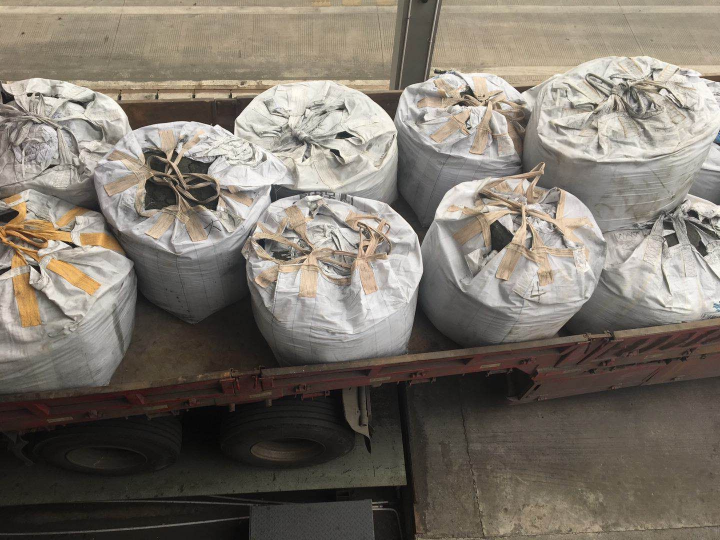
#> input picture 7几何变换/img2.jpg, 1440 x 1080 px (shown at 1/2 size)
$ python untitled0.py
#> lines starting #> are read from the running program, lines starting #| are printed output that depends on the picture
# -*- coding: utf-8 -*-
"""
Created on Thu Apr 18 22:34:41 2019

@author: dell
"""

##拓展缩放
#import cv2
#import numpy as np
#img=cv2.imread('5.jpg')#正常图片是宽度*高度  y*x   600*561   导入为x*y，561*600
##height,width=img.shape[:2]
##res=cv2.resize(img,(2*width,2*height),interpolation=cv2.INTER_CUBIC)
##or
#res=cv2.resize(img,None,fx=2,fy=2,interpolation=cv2.INTER_AREA) #None原本是输出图像尺寸，但因为设置了缩放因子，可以这里是None
## =============================================================================
## https://blog.csdn.net/jningwei/article/details/78822026
## =============================================================================
#while(1):
#    cv2.imshow('res',res)
#    cv2.imshow('img',img)
#    if cv2.waitKey(1)==27:
#        break
#cv2.destroyAllWindows()

##平移
# =============================================================================
# 平移就是对一个对象换一个位置，如果要沿着（x,y）方向移动，移动距离是（tx,ty）,你可以
# 以下面的方式构建移动矩阵
#
#   M=[1 0 tx
#      0 1 ty]
#可以用numpy数组构建这个矩阵，数据类型是np.float32，然后把它传给cv2.warpAffine()
# =============================================================================
#移动（100，50）像素
#import cv2
#import numpy as np
#import matplotlib.pyplot as plt
#
#img = cv2.imread('3.jpg')
#H = np.float32([[1,0,100],[0,1,50]])
#rows,cols = img.shape[:2]
#res = cv2.warpAffine(img,H,(cols,rows)) #需要图像、变换矩阵、变换后的大小
## =============================================================================
## https://blog.csdn.net/qq878594585/article/details/81838260
## =============================================================================
#plt.subplot(121)
#plt.imshow(img)
#plt.subplot(122)
#plt.imshow(res)

#旋转
# =============================================================================
#  对一个图像旋转θ，需要用到下面这个形式的旋转矩阵
#  M=[cosθ -sinθ
#     sinθ  cosθ]
#  但是openCv允许你在任意地方进行旋转，但是旋转矩阵的形式应该修改为
#   [a β （1-a）*center.x-β*center.y
#   -β a  β*center.x+(1-a)*center.x ]
#   其中 a=scale*cosθ
#        β=scale*sinθ
#为了构建这个旋转矩阵，openCv提供来一个函数
#   cv2.getRotationMatrix2D
#下面是不缩放的情况下，将图像旋转90°
# =============================================================================
#import cv2
#import numpy as np
#img=cv2.imread('3.jpg')
#rows,cols=img.shape[:2]
##构造2维旋转矩阵
#M=cv2.getRotationMatrix2D((cols/2,rows/2),45,1)#第一个参数为旋转中心（注意宽高（1778*1000）用imread导入后边成一个数组（1000行*1778列）），其中心要以1000*1778来计算，即cols/2,rows/2
##第二个参数为旋转角度 #第三个为旋转后的缩放因子
#dst1=cv2.warpAffine(img,M,(cols,rows))
#dst2=cv2.warpAffine(img,M,(2*cols,2*rows))
##第一个为输入图片。第二个为矩阵。第三个为输出的dst的尺寸大小
#while(1):
#    cv2.imshow('1',dst1)
#    cv2.imshow('2',dst2)
#    if cv2.waitKey(1)==27:
#        break
#cv2.destroyAllWindows()


#仿射变换
# =============================================================================
# 在仿射变化中，原图中所有的平行线在结果图像中同样平行，为了创建这个矩阵，我们需要从
#原图中找到三个点以及他们在输出图像中的位置，然后
#   cv2.getAffineTransform会创建一个2*3的矩阵，最后这个矩阵会被传给函数
#   cv2.warpAffine
# =============================================================================
#
#import cv2
#import numpy as np
#from matplotlib import pyplot as plt
#img=cv2.imread('3.jpg')
#rows,cols=img.shape[:2]
#pst1=np.float32([[0,0],[0,rows-1],[cols-1,0]])
#pst2=np.float32([[100,100],[200,900],[1250,100]])
## =============================================================================
## https://www.bilibili.com/video/av28729801/?p=11
## =============================================================================
#M=cv2.getAffineTransform(pst1,pst2)
#
#dst=cv2.warpAffine(img,M,(cols,rows))
#plt.subplot(121),plt.imshow(img),plt.title('input')
#plt.subplot(122),plt.imshow(dst),plt.title('output')

#透视变换
# =============================================================================
# 对于视角变换，我们需要一个3*3变换矩阵，在变换前后直线还是直线，要构建这个变换矩阵，
# 需要在输入图像上找4个点，以及他们在输出图像上对应 的位置，这四个点任意三个点都不能共线
# 这个变换矩阵可以由  cv2.getPerspectiveTransform()构建
# 然后把这个矩阵传给函数cv2.warpPerspective
# =============================================================================
# =============================================================================
# https://www.imooc.com/article/27535  应用实例
# =============================================================================
# =============================================================================
# =============================================================================
# 哎，搞了一个半小时，一个手动取4个点（左上右上左下右下顺序），然后将二维码摆正或者ppt?
# =============================================================================
import cv2
import numpy as np
from matplotlib import pyplot as plt
global a
a=[]
img = cv2.imread('img2.jpg')
#> img is the input picture: shape (1080, 1440, 3); mean B, G, R 107.6, 117.3, 124.5
 #print img.shape

def on_EVENT_LBUTTONDOWN(event, x, y, flags, param):
     if event == cv2.EVENT_LBUTTONDOWN:
           xy = "(%d,%d)" % (x, y) #定义xy 为一个字符串“（x，y）”
           print(xy)
           a.append(x)
           a.append(y)
           cv2.circle(img, (x, y), 1, (255, 0, 0), thickness = -1)
           cv2.putText(img, xy, (x, y), cv2.FONT_HERSHEY_PLAIN,
                       1.0, (0,0,0), thickness = 1)
           cv2.imshow("image", img)

cv2.namedWindow("image",0)
cv2.setMouseCallback("image", on_EVENT_LBUTTONDOWN)
while(True):
   cv2.imshow("image", img)
   if cv2.waitKey(1)==ord('q'):
#> (key q is pressed here)
      break

cv2.waitKey(1)
cv2.destroyAllWindows()
pst1=np.array(a)
pst1.resize([4,2])
pst1=np.float32(pst1)

img=cv2.imread('img.jpg')
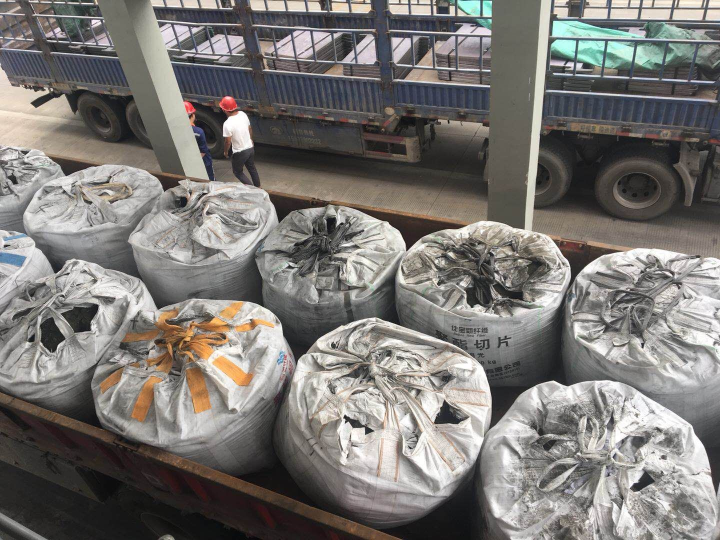
#> input picture 7几何变换/img.jpg, 1440 x 1080 px (shown at 1/2 size)
#> img is the input picture: shape (1080, 1440, 3); mean B, G, R 116.2, 119.6, 122.6
rows,cols=img.shape[:2]
#> rows = 1080; cols = 1440
pst2=np.float32([[0,0],[1036,0],[0,584],[1036,584]])
M=cv2.getPerspectiveTransform(pst1,pst2)  #构建变换矩阵
dst=cv2.warpPerspective(img,M,(cols,rows))
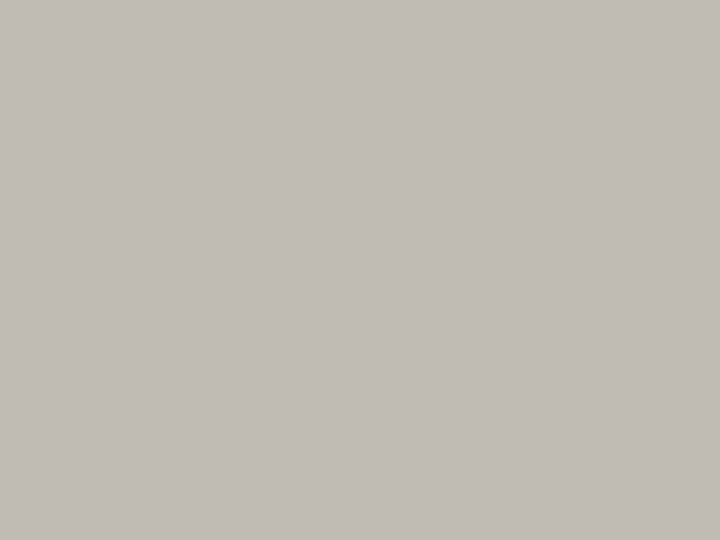
#> dst: shape (1080, 1440, 3) (shown at 1/2 size); mean B, G, R 179, 187, 194
plt.subplot(121),plt.imshow(img),plt.title('input')
plt.subplot(122),plt.imshow(dst),plt.title('output')
cv2.imwrite('changed.jpg',dst)
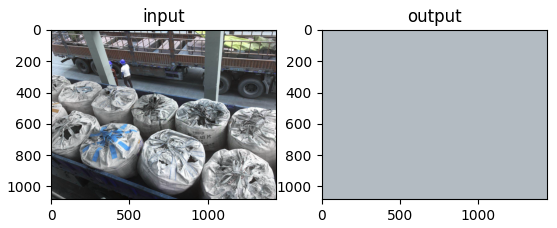
#> figure drawn by matplotlib, 2 panels; B, G, R data is drawn as R, G, B
